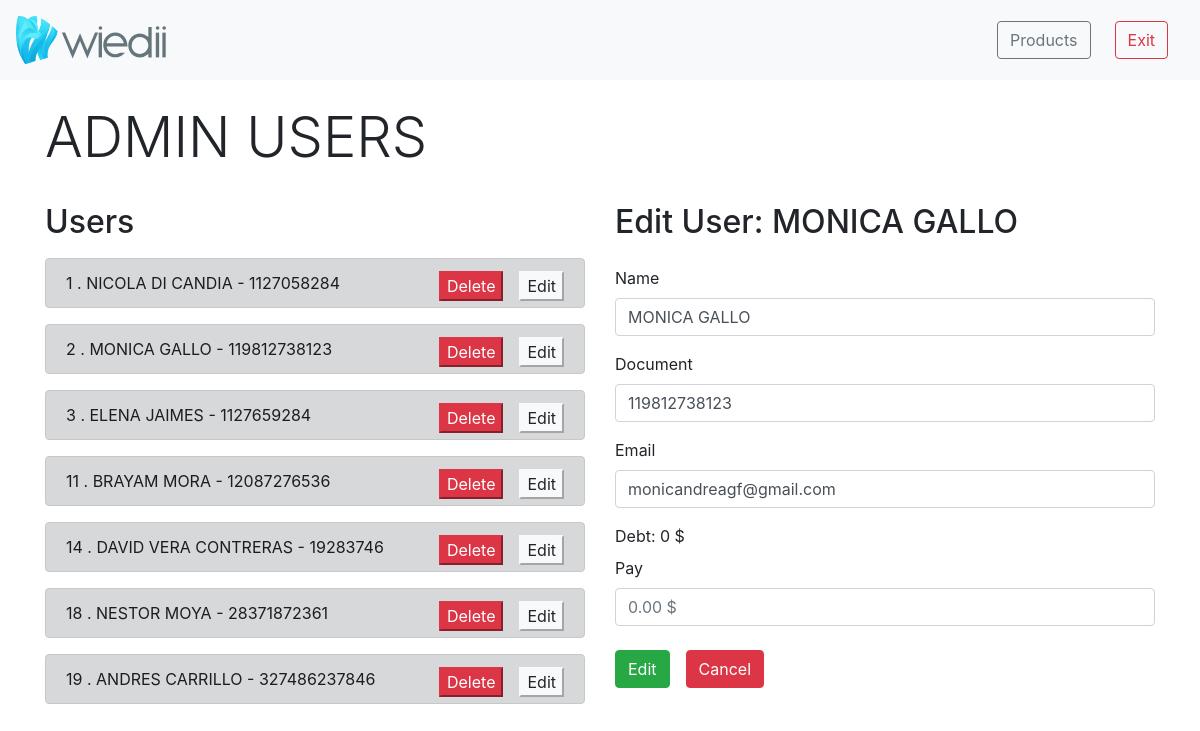
Screenshot of /adminUsers.php?id=2 (signed in) with the database file from the repository.
### tables this page shows
CREATE TABLE `users` (
  `id` int(3) NOT NULL,
  `name` varchar(255) NOT NULL,
  `document` varchar(255) NOT NULL,
  `email` varchar(255) NOT NULL,
  `finger` varchar(200) DEFAULT NULL,
  `password` varchar(25) DEFAULT NULL,
  `debt` int(6) DEFAULT '0'
);

### adminUsers.php (the view, shortened to what this page needs)
<?php
include_once 'conection.php';
$sql_reader = 'SELECT * FROM users';
$gsent = $pdo->prepare($sql_reader);
$gsent->execute();
$result = $gsent->fetchAll();
if ($_POST) {
  $name = $_POST['name'];
  $document = $_POST['document'];
  $email = $_POST['email'];
  $sql_add = 'INSERT INTO users (name,document,email) VALUES (?,?,?)';
  $sentence_add = $pdo->prepare($sql_add);
  $sentence_add->execute(array($name, $document, $email));
  header('location:adminUsers.php');
} else
  if ($_GET) {
    $id = $_GET['id'];
    $sql_unique = 'SELECT * FROM users WHERE id=?';
    $gsent_unique = $pdo->prepare($sql_unique);
    $gsent_unique->execute(array($id));
    $result_unique = $gsent_unique->fetch();
    $nameU = $result_unique['name'];
    $nameU = strtoupper($nameU);
  }
?>
<!doctype html>
<html lang="en">
<head>
  <div class="bootstrap">
    <link rel="stylesheet" href="css/bootstrap.min.css">
    <nav class="navbar navbar-light bg-light">
      <a class="navbar-brand">
        <img src="util/mainlogoW.svg" width="50%" height="50%" class="d-inline-block align-top" alt="">
      </a>
      <u class="navbar">
        <a href="adminProducts.php" class="navbar-brand">
          <button class="btn btn-outline-secondary mr-2">Products</button>
        </a>
        <a href="logoutAdmin.php">
          <button type="button" class="btn btn-outline-danger">Exit</button>
        </a>
      </u>
    </nav>
</head>
<body>
  <div class="container mt-4">
    <h1 class="display-4">ADMIN USERS</h1>
    <div class="row">
      <div class="col-md-6 mt-4">
        <h2>Users</h2>
        <?php foreach ($result as $data) : ?>
          <div class="alert alert-dark text-uppercase mt-3" role="alert">
            <?php echo $data['id']; ?>
            .
            <?php echo $data['name']; ?>
            -
            <?php echo $data['document']; ?>
            <a href="adminUsers.php?id=<?php echo $data['id']; ?>">
              <button class="btn-light float-right">Edit</button>
            </a>
            <a href="deleteUser.php?id=<?php echo $data['id']; ?>">
              <button class="btn-danger mr-3 float-right">Delete</button>
            </a>
          </div>
        <?php endforeach ?>
      </div>
      <div class="col-md-6 mt-4">
        <?php if ($_GET) : ?>
          <form method="GET" action="editUser.php">
            <h2>Edit User: <?php echo $nameU ?></h2>
            <label class="mt-3">Name</label>
            <input type="text" class="form-control text-uppercase" name="name" value="<?php echo $result_unique['name'] ?>" required>
            <label class="mt-3">Document</label>
            <input type="number" class="form-control" name="document" value="<?php echo $result_unique['document'] ?>" requiered>
            <label class="mt-3">Email</label>
            <input type="text" class="form-control" name="email" value="<?php echo $result_unique['email'] ?>" required>
            <label class="mt-3">Debt: <?php echo $result_unique['debt'] ?> $</label>
            <br>
            <label>Pay</label>
            <input type="number" class="form-control" name="pay" placeholder="0.00 $">
            <button class="btn btn-success mt-4 float-left">Edit</button>
          </form>
          <a href="adminUsers.php">
            <button class="btn btn-danger mt-4 ml-3 float">Cancel</button>
          </a>
        <?php endif ?>
      </div>
    </div>
  </div>
</body>
</html>

### rows the page displays
users: id "1", name "NICOLA DI CANDIA", document "1127058284"
users: id "2", name "MONICA GALLO", document "119812738123", name "Monica Gallo", email "monicandreagf@gmail.com", debt "0"
users: id "3", name "ELENA JAIMES", document "1127659284"
users: id "11", name "BRAYAM MORA", document "12087276536"
users: id "14", name "DAVID VERA CONTRERAS", document "19283746"
users: id "18", name "NESTOR MOYA", document "28371872361"
users: id "19", name "ANDRES CARRILLO", document "327486237846"
